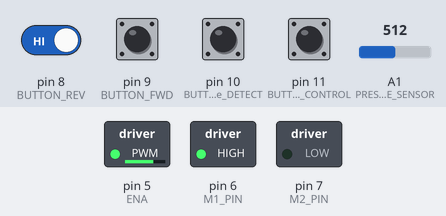
Bench run of a sketch on a simulated Arduino Uno, built with avr-gcc and run on an emulated ATmega328P. Shown: switched loads named in the sketch (green lamp = pin HIGH). Inputs (shaded band) come from the test bench; at power-on: pin 8 (BUTTON_REV), pin 9 (BUTTON_FWD), pin 10 (BUTTON_Home_DETECT), pin 11 (BUTTON_Home_CONTROL) HIGH, A1 (PRESSURE_SENSOR) = 512. What the sketch prints to the serial monitor is not drawn.

Above: at 0.8 s.
0.9 s: pin 10 (BUTTON_Home_DETECT) pulled LOW for 0.15 s
2.5 s: A1 (PRESSURE_SENSOR) set to 0
5.5 s: pin 11 (BUTTON_Home_CONTROL) pulled LOW for 0.15 s
7.1 s: pin 10 (BUTTON_Home_DETECT) pulled LOW for 1 s
At 7.6 s:
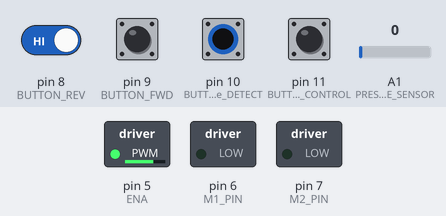
9.6 s: pin 11 (BUTTON_Home_CONTROL) pulled LOW for 1 s
At 10.7 s:
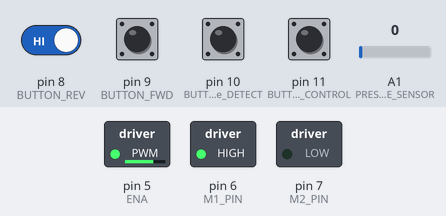
12.1 s: pin 8 (BUTTON_REV) driven LOW and pin 10 (BUTTON_Home_DETECT) driven LOW
At 12.6 s:
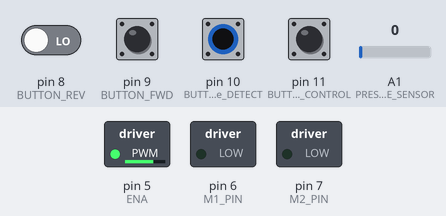
Timing chart, 0 to 15.1 s (numbered marks = the images above; inputs shaded):
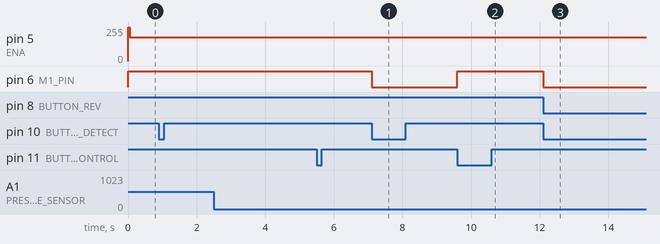

Measured:
- after the input at 7.1 s, pin 6 (M1_PIN): HIGH → LOW at once
- after the input at 9.6 s, pin 6 (M1_PIN): LOW → HIGH at once
- after the input at 12.1 s, pin 6 (M1_PIN): HIGH → LOW at once

The sketch:

Motor_button_control.ino
```cpp
// Pin assignments
const uint8_t BUTTON_FWD = 9;   // Forward button, pulls to GND when pressed
const uint8_t BUTTON_REV = 8;   // Reverse button, pulls to GND when pressed
const uint8_t M1_PIN     = 6;   // H-bridge input 1
const uint8_t M2_PIN     = 7;   // H-bridge input 2
const uint8_t ENC_A_PIN = 2;   // Encoder Channel A (interrupt 0)
const uint8_t ENC_B_PIN = 3;   // Encoder Channel B (interrupt 1)
const uint8_t PRESSURE_SENSOR     = A1;   // Pressure sensor
const uint8_t ENA       = 5;   // PWM control
const uint8_t BUTTON_Home_DETECT      =   10;
const uint8_t BUTTON_Home_CONTROL     =   11;

// --------- Encoder & Control ---------
volatile long encoderCount = 0;

void setup() {
  // Buttons
  pinMode(BUTTON_FWD, INPUT_PULLUP);
  pinMode(BUTTON_REV, INPUT_PULLUP);
  pinMode(BUTTON_Home_DETECT, INPUT_PULLUP);
  pinMode(BUTTON_Home_CONTROL, INPUT_PULLUP);

  // Motor outputs
  pinMode(M1_PIN, OUTPUT);
  pinMode(M2_PIN, OUTPUT);
  pinMode(ENA, OUTPUT);

  pinMode(PRESSURE_SENSOR, INPUT);

  // Ensure motor is stopped on start
  digitalWrite(M1_PIN, LOW);
  digitalWrite(M2_PIN, LOW);
  digitalWrite(ENA, HIGH);
  Serial.begin(115200);
  Serial.println("Two-button motor control ready");

  // Zeroing
  digitalWrite(M1_PIN, HIGH);
  digitalWrite(M2_PIN, LOW);
  delay(50);

  while (digitalRead(BUTTON_Home_DETECT) != LOW) {
    digitalWrite(M1_PIN, HIGH);
    digitalWrite(M2_PIN, LOW);
    analogWrite(ENA, 180);
    delay(10);
  }

  encoderCount = 0;
  //attachInterrupt(digitalPinToInterrupt(ENC_A_PIN), handleEncoderA, RISING);
  Serial.println("Zeroing done.");

}

void loop() {
  bool forwardPressed = (digitalRead(BUTTON_FWD) == LOW);
  bool reversePressed = (digitalRead(BUTTON_REV) == LOW);
  bool homePressed = (digitalRead(BUTTON_Home_CONTROL) == LOW);
  bool homeReached = (digitalRead(BUTTON_Home_DETECT) == LOW);
  // Serial.println(homeReached);
  // Serial.println(homePressed);

  // Read pressure sensor value
  int pressureReading = analogRead(PRESSURE_SENSOR);
  Serial.print("pressure ");
  Serial.println(pressureReading);
  // Check if the pressure sensor is over 150


  if (homePressed && !homeReached){
    Serial.println("Homeing");
    while(!homeReached){
      digitalWrite(M1_PIN, HIGH);
      digitalWrite(M2_PIN, LOW);
      delay(100);
      homeReached = (digitalRead(BUTTON_Home_DETECT) == LOW);
    }


  // }

  if (forwardPressed && !reversePressed) {

    if (encoderCount < 400) {
    // Forward: M1=HIGH, M2=LOW
    //analogWrite(ENA, 200);
    digitalWrite(M1_PIN, LOW);
    digitalWrite(M2_PIN, HIGH);
    Serial.println("Motor → Forward");
    }
    else {
    digitalWrite(M1_PIN, LOW);
    digitalWrite(M2_PIN, LOW);
    }
    //analogWrite(ENA, 200);

  }

  else if (reversePressed && !forwardPressed) {
    if (encoderCount > 50) {
    // Reverse: M1=LOW, M2=HIGH
    //analogWrite(ENA, 200);
    digitalWrite(M1_PIN, HIGH);
    digitalWrite(M2_PIN, LOW);
    }
    else {
    digitalWrite(M1_PIN, LOW);
    digitalWrite(M2_PIN, LOW);
    }

    //Serial.println("Motor → Reverse");
  }

  else if (!reversePressed && !forwardPressed){
    // Neither or both pressed: coast (both LOW)
    digitalWrite(M1_PIN, LOW);
    digitalWrite(M2_PIN, LOW);
    //Serial.println("Motor → Stopped");

    if (pressureReading > 10 && encoderCount > 100) {
    // analogWrite(ENA, 170);
    digitalWrite(M1_PIN, HIGH);
    digitalWrite(M2_PIN, LOW);
    //Serial.println("Pressure too high, motor → Reverse");
    }
  }

  // else if (pressureReading > 100) {

  //   //forwardPressed = true;  // Force the motor to reverse if pressure is too high
  //   digitalWrite(M1_PIN, HIGH);
  //   digitalWrite(M2_PIN, LOW);
  //   Serial.println("Pressure too high, motor → Reverse");
  // }
  Serial.println(encoderCount);
  delay(10);  // simple debounce & status update interval
}}


void handleEncoderA() {
  bool A = digitalRead(ENC_A_PIN);
  bool B = digitalRead(ENC_B_PIN);
  encoderCount += (A ^ B) ? -1 : +1;
  //Serial.print(encoderCount);
  // Serial.print(" ");
  // Serial.print(A);
  // Serial.print(" ");
  // Serial.print(B);
  //Serial.println(" ");
}
```
